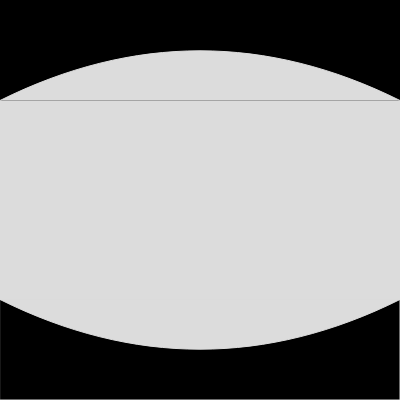
Frame 1 (no input)
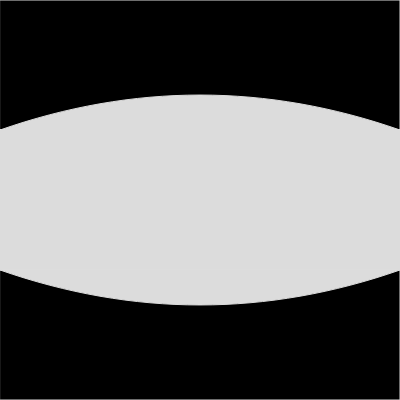
Frame 60 (no input)
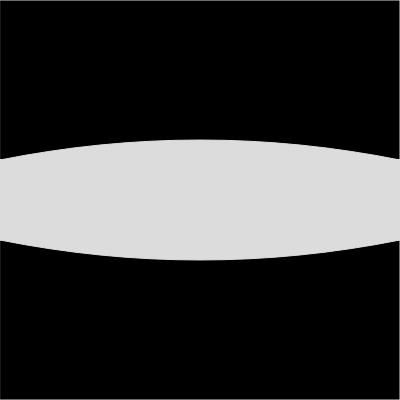
Frame 120 (the mouse pressed at the canvas centre since frame 60)

The p5.js sketch that drew these frames (run headless with seeded random() and noise() and a simulated clock; from frame 60 on, the mouse is pressed at the canvas centre):

// p5.js sketch
// ── sketch.js
let close = true;
let y = 100;

function setup() {
  createCanvas(400, 400);
}

function draw() {
  background(220);

  //TOP EYELID
  fill('BLACK')
  rect(0,0,400,y)
  
  if(close == true) {
      y += 0.5
  }
  
  if(close == false) {
    y -= 0.5
  }
  
  if(y >= 200) {
    close = false
  }
  
  if(y <= 100) {
    close = true
  }

  fill(220)
  stroke(220)
  
  curveTightness(-1);
  curve(0,400-y,0,y,400,y,400,400-y)
  
  //BOTTOM EYELID
  fill('BLACK')
  rectMode(CORNERS);
  rect(0,400,400,400-y)
  
  fill(220)
  stroke(220)
  
  curve(0,y,0,400-y,400,400-y,400,y)

  
}
